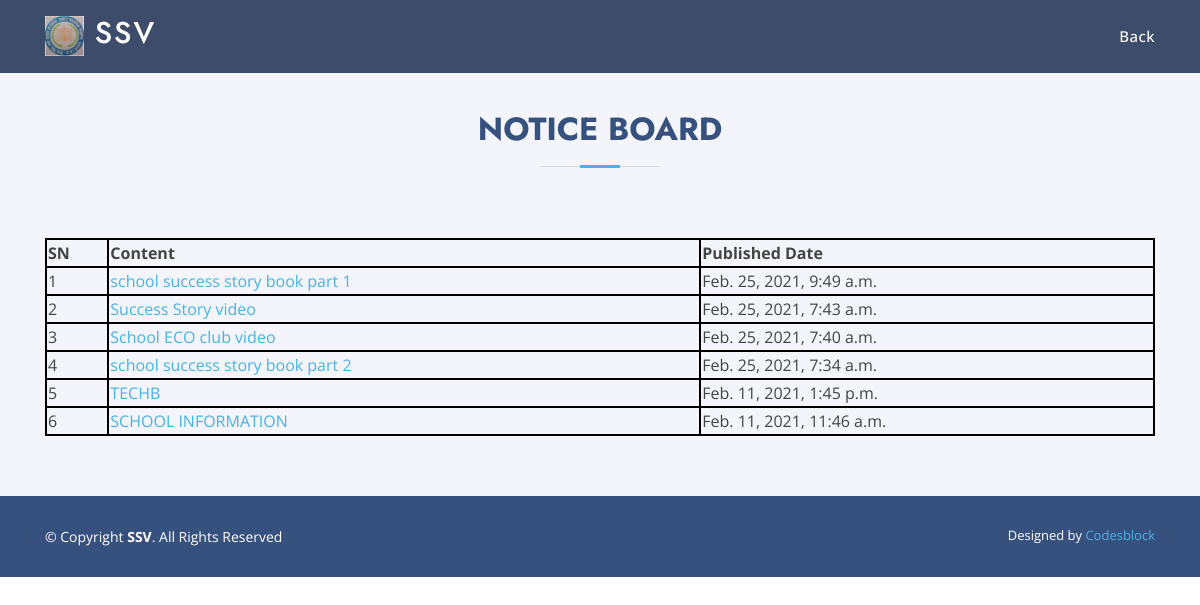
The page /notice/ on the database its author committed.
### home/models.py (models this page shows, shortened)
class Notice_Board(models.Model):
    name   = models.CharField(max_length=300, blank=True, null=True)
    link   = models.CharField(max_length=3000, blank=True, null=True)
    notice = models.FileField(null=True, blank=True, upload_to="notice")
    date   = models.DateTimeField(auto_now= True)
    @property
    def noticeURL(self):
        try:
            url = self.notice.url
        except:
            url = ""
        return url

### home/views.py (the view)
# urls.py: path('notice/', views.notice, name='notice'),
def notice(request):
    notice = Notice_Board.objects.all().order_by('-date')
    context = {
        'notice'    : notice,
    }
    return render(request, 'notice.html', context)

### templates/notice.html (shortened to what this page needs)
{% extends 'base.html' %}
{% block nav %}
<li class="active"><a href="{% url 'homepage' %}" style="color: #fff;">Back</a></li>
{% endblock nav %}
{% block content %}
    <section id="team" class="team section-bg">
      <div class="container" data-aos="fade-up">
        <div class="section-title" style="margin-bottom: 20px; margin-top:50px;">
          <h2>Notice Board</h2>
        </div>
          <table style="width:100%; margin-left: auto; margin-right: auto; " >
            <tr>
              <th>SN</th>
              <th>Content</th>
              <th>Published Date</th>
            </tr>
            {% for i in notice %}
            <tr>
              <td>{{forloop.counter}}</td>
              {% if i.link %}
              <td><a href="{{ i.link }}">{{i.name}}</a></td>
              {% else %}
              <td><a href="{{ i.noticeURL }}">{{i.name}}</a></td>
              {% endif %}
              <td>{{i.date}}</td>
            </tr>
            {% endfor %}
          </table>
      </div>
    </section>
{% endblock content %}

### static/css/style.css (style rules this page uses)
body { font-family: "Open Sans", sans-serif; color: #444444; }
a { color: #47b2e4; }
h1, h2, h3, h4, h5, h6 { font-family: "Jost", sans-serif; }
.nav-menu > ul > li { position: relative; white-space: nowrap; padding: 10px 0 10px 28px; }
.nav-menu a { display: block; position: relative; color: #fff; transition: 0.3s; font-size: 15px; letter-spacing: 0.5px; font-weight: 500; font-family: "Open Sans", sans-serif; }
.nav-menu a:hover, .nav-menu .active > a, .nav-menu li:hover > a { color: #47b2e4; }
.mobile-nav * { margin: 0; padding: 0; list-style: none; }
.mobile-nav a { display: block; position: relative; color: #37517e; padding: 10px 20px; font-weight: 500; outline: none; }
.mobile-nav a:hover, .mobile-nav .active > a, .mobile-nav li:hover > a { color: #47b2e4; text-decoration: none; }
section { padding: 60px 0; overflow: hidden; }
.section-bg { background-color: #f3f5fa; }
.section-title { text-align: center; padding-bottom: 30px; }
.section-title h2 { font-size: 32px; font-weight: bold; text-transform: uppercase; margin-bottom: 20px; padding-bottom: 20px; position: relative; color: #37517e; }
.section-title h2::before { content: ''; position: absolute; display: block; width: 120px; height: 1px; background: #ddd; bottom: 1px; left: calc(50% - 60px); }
.section-title h2::after { content: ''; position: absolute; display: block; width: 40px; height: 3px; background: #47b2e4; bottom: 0; left: calc(50% - 20px); }

### templates/notice.html (style rules this page uses)
table, th, td { border: 2px solid black; border-collapse: collapse; }

### rows shown on the page
Notice_Board: name "school success story book part 1", date "Feb. 25, 2021, 9:49 a.m."
Notice_Board: name "Success Story video", date "Feb. 25, 2021, 7:43 a.m."
Notice_Board: name "School ECO club video", date "Feb. 25, 2021, 7:40 a.m."
Notice_Board: name "school success story book part 2", date "Feb. 25, 2021, 7:34 a.m."
Notice_Board: name "TECHB", date "Feb. 11, 2021, 1:45 p.m."
Notice_Board: name "SCHOOL INFORMATION", date "Feb. 11, 2021, 11:46 a.m."
